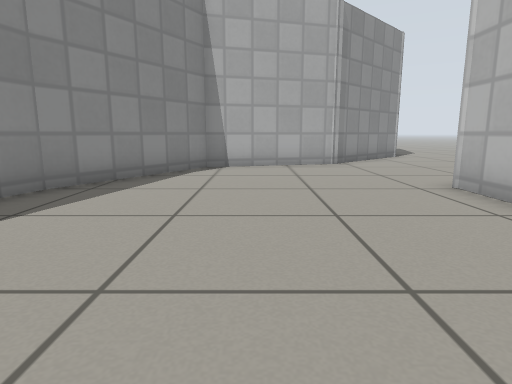
View 1 (above)

16 first-person views from a walk through a robot-simulator world made for Gazebo. The camera is 0.5 m above the floor, tilts 10° down and sees 75° across. The floor is counted in squares, 0.5 m on a side. Each view is taken from the middle of a square. On the plan, view 1 faces up. The plan holds only what a view shows up to about 12 squares ahead; the rest is blank. The place goes on beyond the plan. Gazebo's built-in surfaces are drawn with simple patterns.

View 2
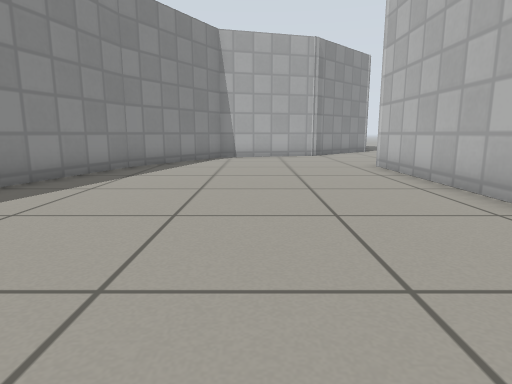

View 3
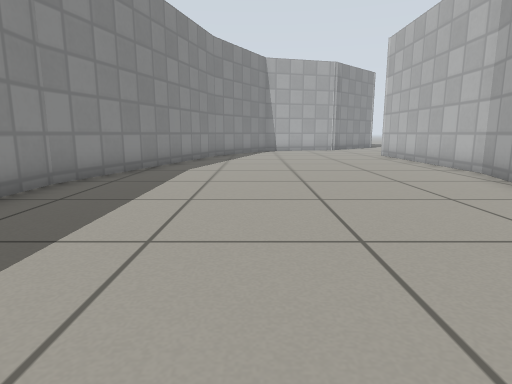

View 4
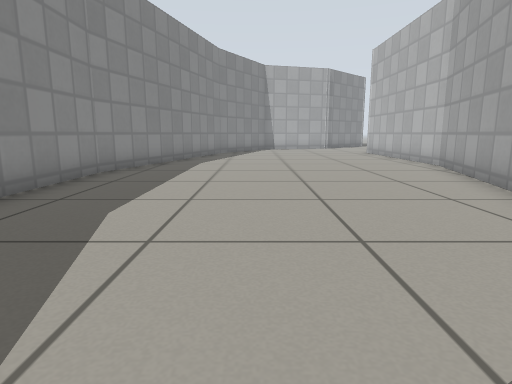

View 5
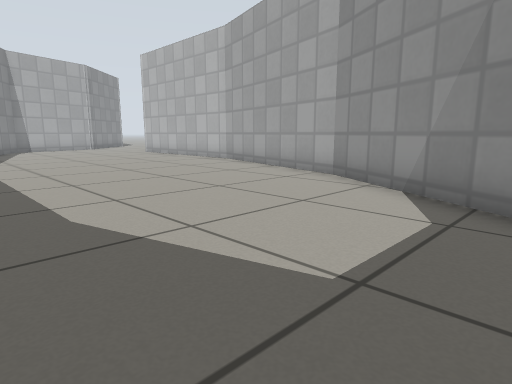

View 6
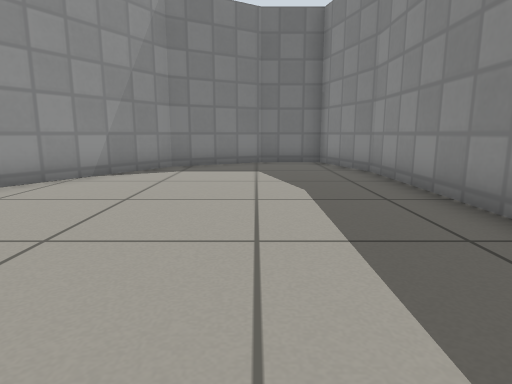

View 7
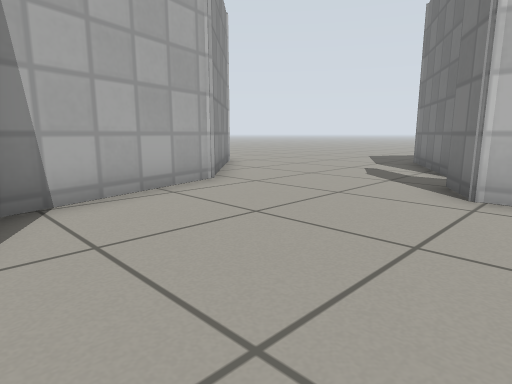

View 8
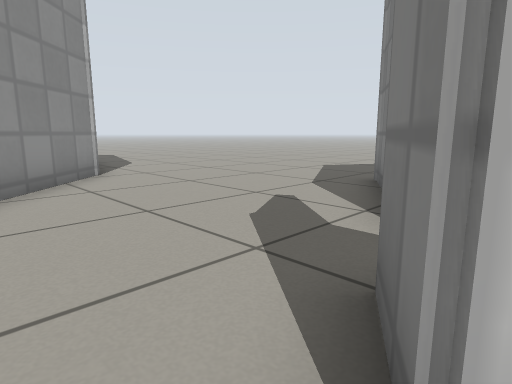

View 9
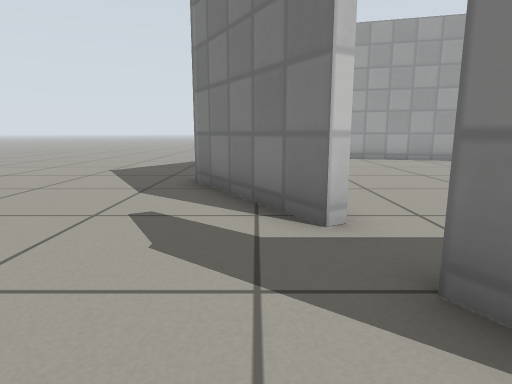

View 10
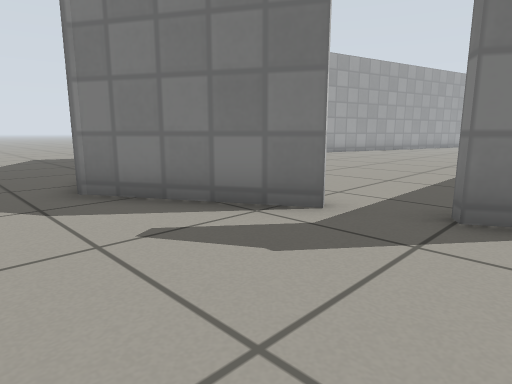

View 11
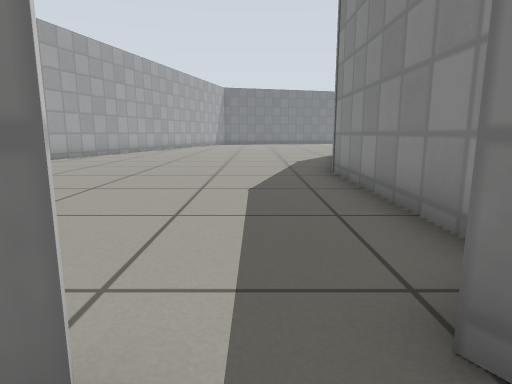

View 12
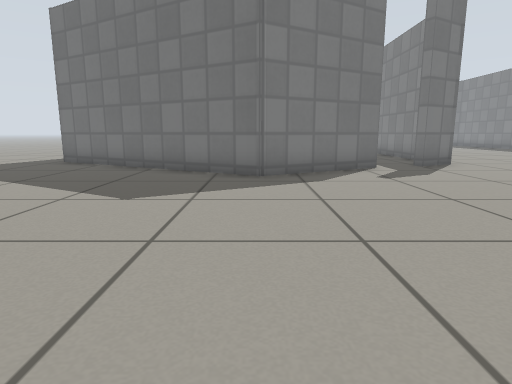

View 13
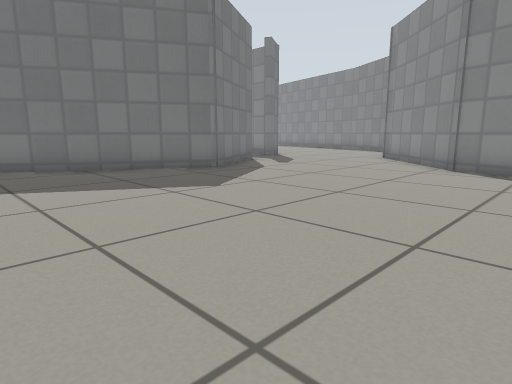

View 14
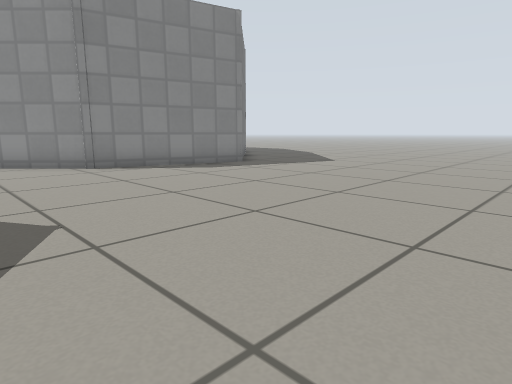

View 15
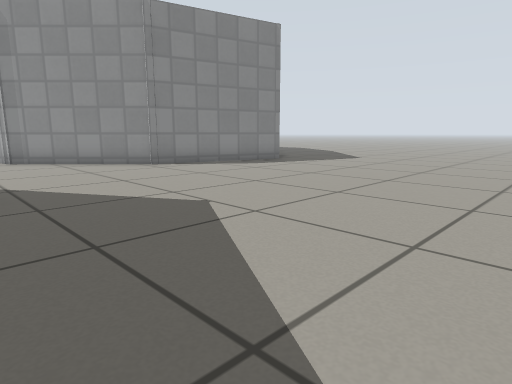

View 16
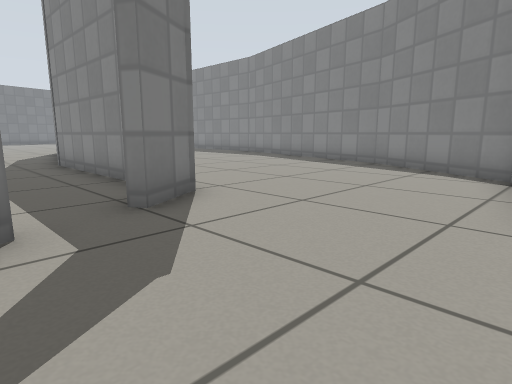

### Floor plan
Points are (right, up) in squares from view 1. A wall is a line through its corners. A room is listed if a view was taken in it or the views show most of it. See-through windows are left out.
Room 1 (views 1, 2, 3, 4, 5, 6, 7, 8)
walls: (-6, -2.4) (-6, -9.6); (2.1, -6.6) (3.7, -0.6) (3.7, 6.1); (-3.7, 6) (-6, -2.5); (-6, -9.5) (-5.2, -12.6) (-3.2, -12.6) (-0.5, -11) (2.1, -6.5); (-1.5, 9.9) (-3.8, 5.8)
ways out: opening at (1.5, 7.8) to room 2
Room 2 (views 9, 10, 11, 12, 13, 14, 15, 16)
walls: (6.7, 6.9) (6.5, 7.2) (9.9, 9.2) (16.6, 5.4); (6.8, 17.5) (6, 14.4) (2.6, 11) (-1.5, 9.9); (3.7, 6.1) (5, 6.9)
ways out: opening at (1.5, 7.8) to room 1; opening at (6, 7)

Positions as (right, up) in squares from view 1, and headings:
1: (0, 0), facing up
2: (0, -4), facing up
3: (-2, -9), facing up
4: (-2, -11), facing up
5: (-5, -11), facing up-right
6: (-3, -1), facing down
7: (-2, 5), facing up-right
8: (3, 6), facing up-right
9: (3, 8), facing right
10: (4, 11), facing down-right
11: (6, 8), facing down
12: (10, 17), facing down
13: (16, 17), facing down-left
14: (16, 11), facing up-left
15: (16, 9), facing up-left
16: (7, 11), facing down-left
